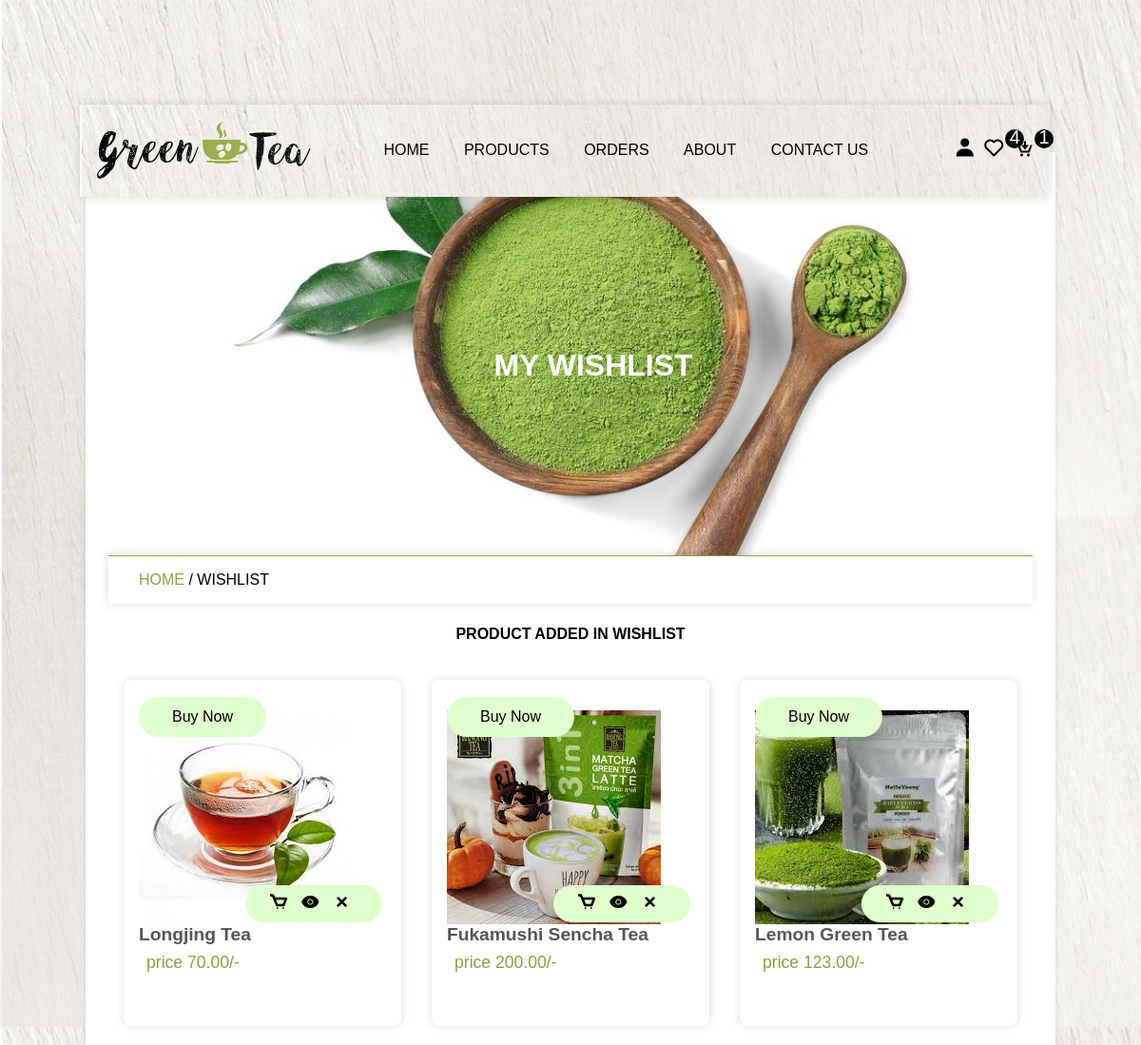
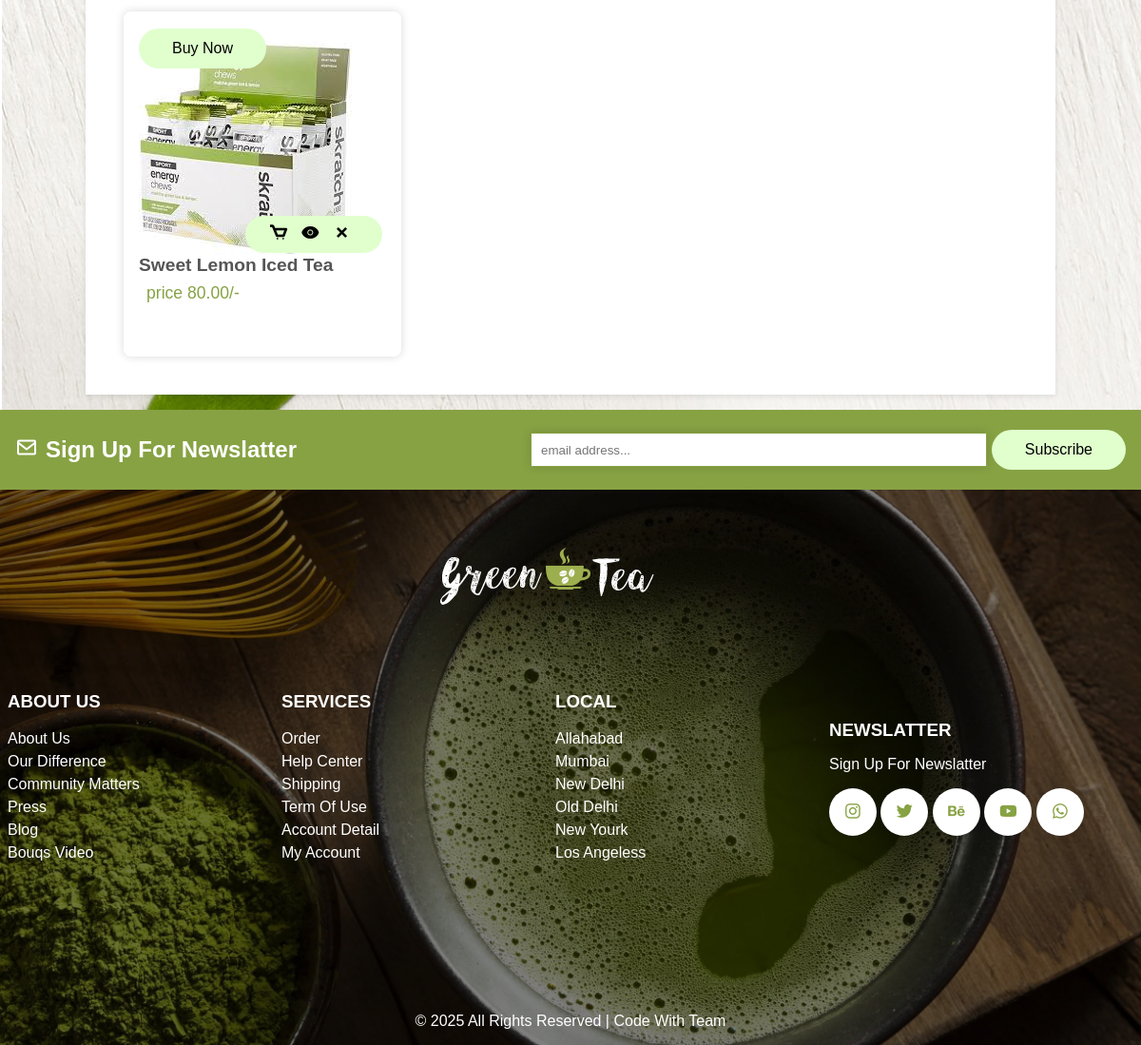
Page /wishlist.php (signed in) on the committed database (2 pictures, top to bottom).
### tables this page shows
CREATE TABLE `wishlist` (
  `id` int(11) NOT NULL,
  `user_id` int(11) NOT NULL,
  `product_id` int(11) NOT NULL,
  `price` decimal(10,2) NOT NULL
);

CREATE TABLE `products` (
  `id` int(11) NOT NULL,
  `name` varchar(150) NOT NULL,
  `price` decimal(10,2) NOT NULL,
  `image` varchar(255) DEFAULT NULL,
  `product_detail` varchar(255) DEFAULT NULL
);

### wishlist.php (the view, shortened to what this page needs)
<?php
include 'components/connection.php';
if (isset($_SESSION['user_id'])) {
    $user_id = $_SESSION['user_id'];
} else {
    $user_id = '';
}
?>
<!DOCTYPE html>
<html lang="en">
<head>
    <link href="https://unpkg.com/boxicons@2.1.4/css/boxicons.min.css" rel="stylesheet">
</head>
<body>
    <?php include 'components/header.php'; ?>
    <div class="main">
        <div class="banner">
            <h1>my wishlist</h1>
        </div>
        <div class="title2">
            <a href="home.php">home </a><span>/ wishlist</span>
        </div>
        <section class="products">
            <h1 class="title">product added in wishlist</h1>
            <div class="box-container">
                <?php
                $select_wishlist = $conn->prepare("SELECT * FROM wishlist WHERE user_id = ?");
                $select_wishlist->execute([$user_id]);
                if ($select_wishlist->rowCount() > 0) {
                    while ($fetch_wishlist = $select_wishlist->fetch(PDO::FETCH_ASSOC)) {
                        $select_products = $conn->prepare("SELECT * FROM products WHERE id=?");
                        $select_products->execute([$fetch_wishlist['product_id']]);
                        if ($select_products->rowCount() > 0) {
                            $fetch_products = $select_products->fetch(PDO::FETCH_ASSOC);
                ?>
                            <form method="post" action="" class="box">
                                <img src="img/<?= $fetch_products['image']; ?>">
                                <div class="button">
                                    <button type="submit" name="add_to_cart"><i class="bx bx-cart"></i></button>
                                    <a href="view_page.php?pid=<?= $fetch_products['id']; ?>" class="bx bxs-show"></a>
                                    <button type="submit" name="delete_item" onclick="return confirm('delete this item');"><i class="bx bx-x"></i></button>
                                </div>
                                <h3 class="name"><?= $fetch_products['name']; ?></h3>
                                <div class="flex">
                                    <p class="price">price <?= $fetch_products['price']; ?>/-</p>
                                </div>
                                <a href="checkout.php?get_id=<?= $fetch_products['id']; ?>" class="btn">buy now</a>
                            </form>
                <?php
                        }
                    }
                } else {
                    echo '<p class="empty">no products added yet!</p>';
                }
                ?>
            </div>
    </div>
    <?php include 'components/footer.php'; ?>
</body>
</html>

### rows in the picture
wishlist: product.image (picture), product.name "Longjing Tea", product.price "70.00"
wishlist: product.image (picture), product.name "Fukamushi Sencha Tea", product.price "200.00"
wishlist: product.image (picture), product.name "Lemon Green Tea", product.price "123.00"
wishlist: product.image (picture), product.name "Sweet Lemon Iced Tea", product.price "80.00"

### other values in the picture
$total_wishlist_items "4"
$total_cart_items "1"
